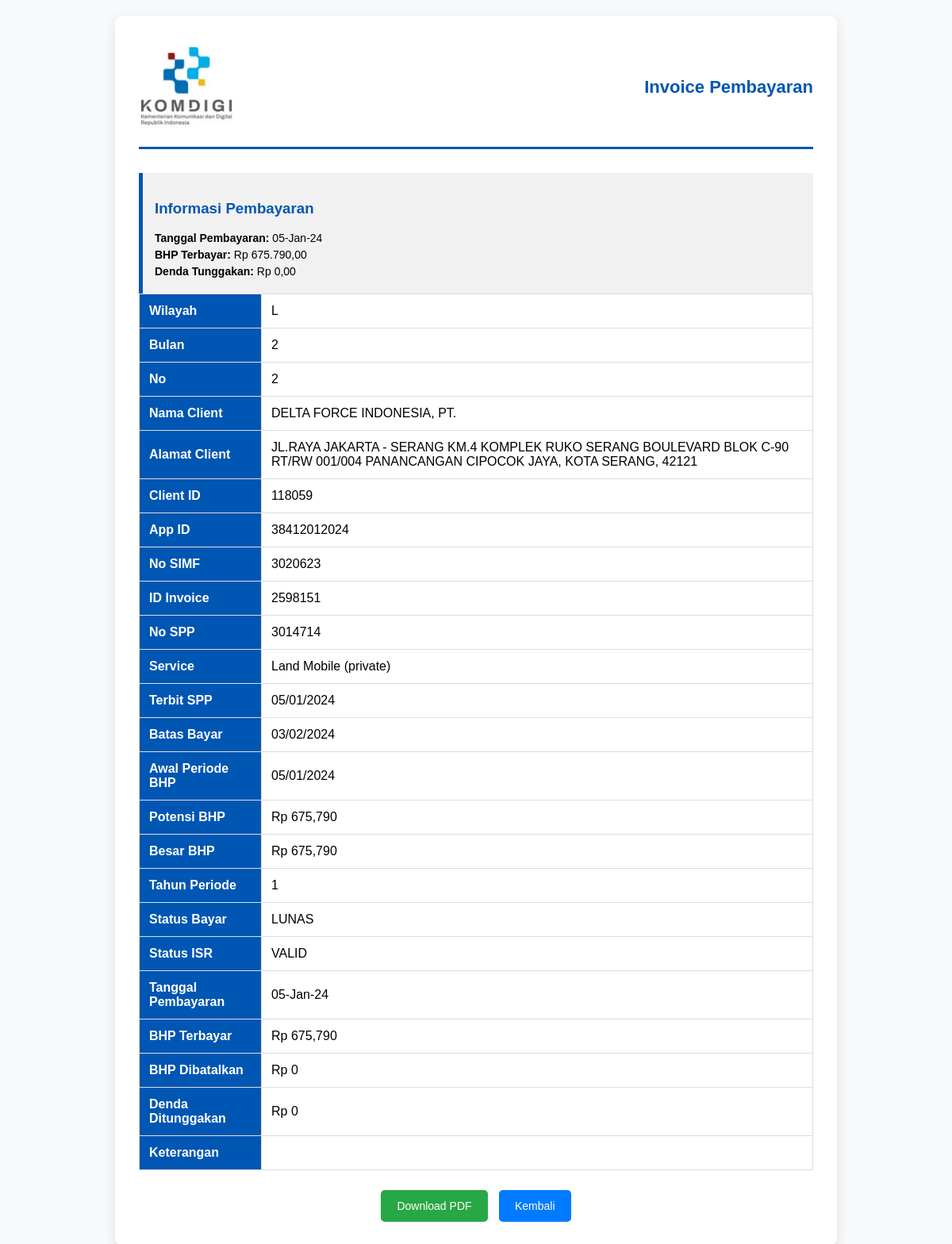
Page /app/view.php?id=2 on the committed database.
### tables this page shows
CREATE TABLE `db_client` (
  `id` int(11) NOT NULL,
  `wilayah` varchar(26) DEFAULT NULL,
  `bulan` int(11) NOT NULL,
  `no` int(11) NOT NULL,
  `nama_client` varchar(83) NOT NULL,
  `alamat_client` varchar(255) NOT NULL,
  `client_id` int(11) NOT NULL,
  `app_id` varchar(11) NOT NULL,
  `no_simf` varchar(9) NOT NULL,
  `id_invoice` varchar(7) NOT NULL,
  `no_spp` varchar(8) NOT NULL,
  `service` varchar(21) NOT NULL,
  `terbit_spp` varchar(10) NOT NULL,
  `batas_bayar` varchar(10) NOT NULL,
  `awal_periode_bhp` varchar(10) DEFAULT NULL,
  `potensi_bhp` int(11) NOT NULL,
  `besar_bhp` int(11) NOT NULL,
  `tahun_periode` int(11) NOT NULL,
  `status_bayar` varchar(7) DEFAULT NULL,
  `status_isr` varchar(6) DEFAULT NULL,
  `tgl_pembayaran` varchar(9) DEFAULT NULL,
  `bhp_terbayar` int(11) DEFAULT NULL,
  `bhp_dibatalkan` int(11) DEFAULT NULL,
  `denda_tunggakan` int(11) DEFAULT NULL,
  `keterangan` varchar(1) DEFAULT NULL
);

### app/view.php (the view, shortened to what this page needs)
<?php
include '../conf/config.php';
$id = mysqli_real_escape_string($koneksi, $_GET['id']);
$data = mysqli_query($koneksi, "SELECT * FROM db_client WHERE id = '$id'");
$d = mysqli_fetch_array($data);
?>
<!DOCTYPE html>
<html lang="id">
<head>
</head>
<body>
<div class="invoice-container">
    <div class="invoice-header">
    <img src="http://localhost/newproject/app/dist/img/logokomdigi.jpg" alt="Logo Perusahaan">
        <h2>Invoice Pembayaran</h2>
    </div>
    <div class="payment-info">
        <h3 style="color: #0056b3;">Informasi Pembayaran</h3>
        <p><strong>Tanggal Pembayaran:</strong> <?php echo $d['tgl_pembayaran']; ?></p>
        <p><strong>BHP Terbayar:</strong> Rp <?php echo number_format($d['bhp_terbayar'], 2, ',', '.'); ?></p>
        <p><strong>Denda Tunggakan:</strong> Rp <?php echo number_format($d['denda_tunggakan'], 2, ',', '.'); ?></p>
    </div>
    <table class="invoice-details">
        <tr><th>Wilayah</th> <td><?php echo $d['wilayah']; ?></td></tr>
        <tr><th>Bulan</th> <td><?php echo $d['bulan']; ?></td></tr>
        <tr><th>No</th> <td><?php echo $d['no']; ?></td></tr>
        <tr><th>Nama Client</th> <td><?php echo $d['nama_client']; ?></td></tr>
        <tr><th>Alamat Client</th> <td><?php echo $d['alamat_client']; ?></td></tr>
        <tr><th>Client ID</th> <td><?php echo $d['client_id']; ?></td></tr>
        <tr><th>App ID</th> <td><?php echo $d['app_id']; ?></td></tr>
        <tr><th>No SIMF</th> <td><?php echo $d['no_simf']; ?></td></tr>
        <tr><th>ID Invoice</th> <td><?php echo $d['id_invoice']; ?></td></tr>
        <tr><th>No SPP</th> <td><?php echo $d['no_spp']; ?></td></tr>
        <tr><th>Service</th> <td><?php echo $d['service']; ?></td></tr>
        <tr><th>Terbit SPP</th> <td><?php echo $d['terbit_spp']; ?></td></tr>
        <tr><th>Batas Bayar</th> <td><?php echo $d['batas_bayar']; ?></td></tr>
        <tr><th>Awal Periode BHP</th> <td><?php echo $d['awal_periode_bhp']; ?></td></tr>
        <tr><th>Potensi BHP</th> <td>Rp <?php echo number_format($d['potensi_bhp']); ?></td></tr>
        <tr><th>Besar BHP</th><td>Rp <?php echo number_format($d['besar_bhp']); ?></td></tr>
        <tr><th>Tahun Periode</th> <td><?php echo $d['tahun_periode']; ?></td></tr>
        <tr><th>Status Bayar</th> <td><?php echo $d['status_bayar']; ?></td></tr>
        <tr><th>Status ISR</th> <td><?php echo $d['status_isr']; ?></td></tr>
        <tr><th>Tanggal Pembayaran</th> <td><?php echo $d['tgl_pembayaran']; ?></td></tr>
        <tr><th>BHP Terbayar</th> <td>Rp <?php echo number_format($d['bhp_terbayar']); ?></td></tr>
        <tr><th>BHP Dibatalkan</th> <td>Rp <?php echo number_format($d['bhp_dibatalkan']); ?></td></tr>
        <tr><th>Denda Ditunggakan</th> <td>Rp <?php echo number_format($d['denda_tunggakan']); ?></td></tr>
        <tr><th>Keterangan</th> <td><?php echo $d['keterangan']; ?></td></tr>
    </table>
    <div class="button-container">
        <a href="cetak_invoice.php?id=<?php echo $d['id']; ?>" class="button">Download PDF</a>
        <a href="index.php?page=data" class="button back-button">Kembali</a>
    </div>
</div>
</body>
</html>

### app/view.php (style rules this page uses)
body { font-family: 'Arial', sans-serif; background-color: #f8f9fa; margin: 0; padding: 20px; }
.invoice-container { max-width: 850px; margin: auto; background: #fff; padding: 30px; border-radius: 10px; box-shadow: 0px 5px 15px rgba(0, 0, 0, 0.1); }
.invoice-header { display: flex; justify-content: space-between; align-items: center; border-bottom: 3px solid #0056b3; padding-bottom: 15px; margin-bottom: 25px; }
.invoice-header img { width: 120px; }
.invoice-header h2 { color: #0056b3; margin: 0; font-size: 22px; }
.invoice-details { width: 100%; border-collapse: collapse; margin-bottom: 20px; }
.invoice-details th, .invoice-details td { border: 1px solid #ddd; padding: 12px; text-align: left; }
.invoice-details th { background: #0056b3; color: white; font-weight: bold; }
.button-container { text-align: center; margin-top: 25px; }
.button { background-color: #28a745; color: white; text-decoration: none; padding: 12px 20px; border-radius: 5px; display: inline-block; transition: 0.3s; font-size: 14px; }
.back-button { background-color: #007BFF; margin-left: 10px; }
.payment-info { margin-top: 30px; padding: 15px; background: #f1f1f1; border-left: 5px solid #0056b3; }
.payment-info p { margin: 5px 0; font-size: 14px; }

### rows in the picture
db_client: tgl_pembayaran "05-Jan-24", bhp_terbayar "675.790,00", denda_tunggakan "0,00", wilayah "L", bulan "2", no "2", nama_client "DELTA FORCE INDONESIA, PT.", alamat_client "JL.RAYA JAKARTA - SERANG KM.4 KOMPLEK RUKO SERANG BOULEVARD BLOK C-90 RT/RW 001/004 PANANCANGAN CIPOCOK JAYA, KOTA SERANG, 42121", client "118059", app "38412012024", no_simf "3020623", id_invoice "2598151", no_spp "3014714", service "Land Mobile (private)", terbit_spp "05/01/2024", batas_bayar "03/02/2024", awal_periode_bhp "05/01/2024", potensi_bhp "675,790", besar_bhp "675,790", tahun_periode "1", status_bayar "LUNAS", status_isr "VALID", bhp_terbayar "675,790", bhp_dibatalkan "0", denda_tunggakan "0"
